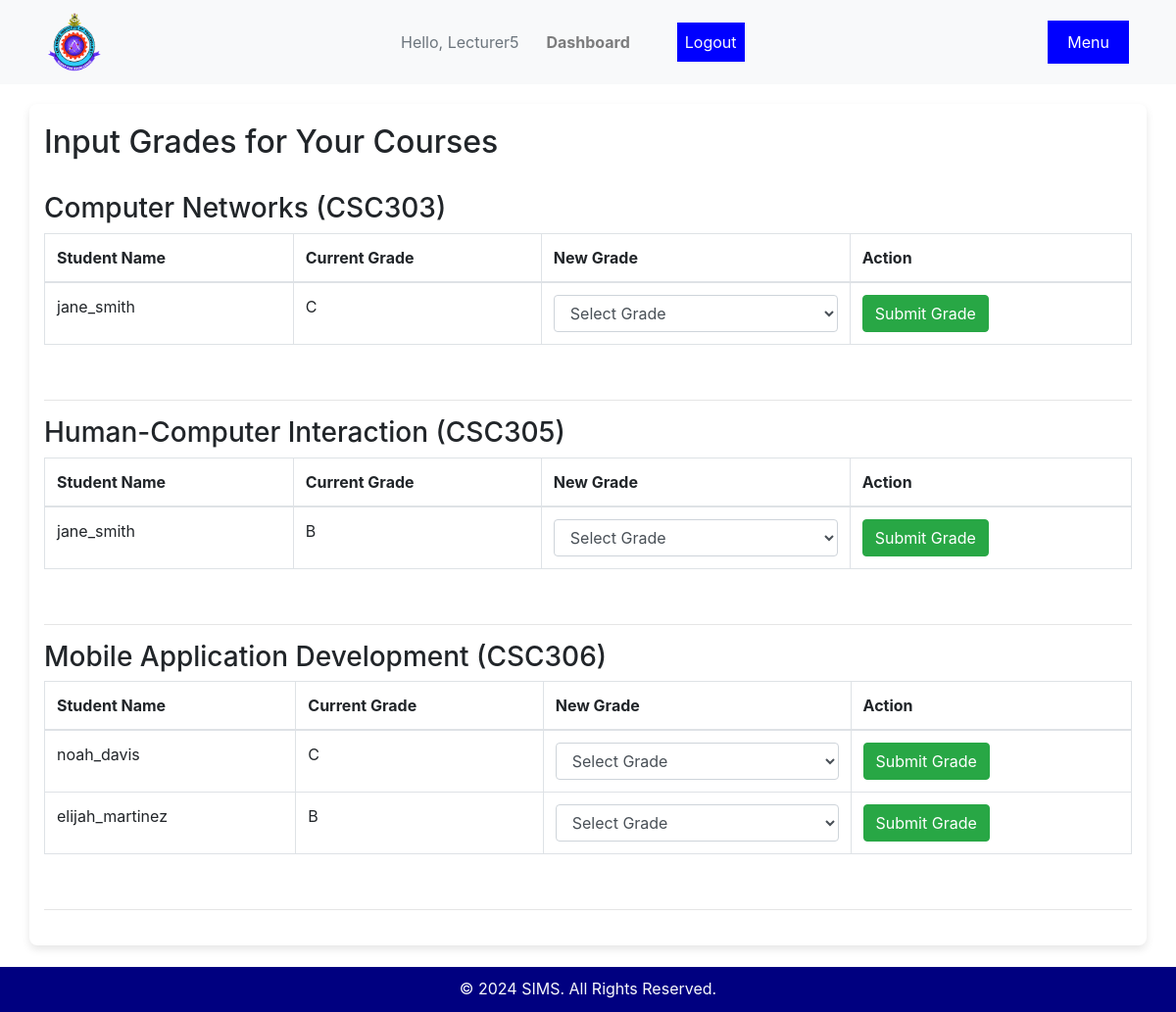
/lecturer/grades/ (signed in), run on the app's committed database.
### users/models.py (models this page shows, shortened)
class CustomUser(AbstractUser):
    ROLE_CHOICES = [
        ('ADMIN', 'Admin'),
        ('STUDENT', 'Student'),
        ('LECTURER', 'Lecturer'),
        ('CLINIC_STAFF', 'Clinic Staff'),
    ]
    role = models.CharField(max_length=20, choices=ROLE_CHOICES)
    Approved = models.BooleanField(default=True)
    objects = CustomUserManager()

### ims/models.py (models this page shows, shortened)
class Course(models.Model):
    course_id = models.CharField(max_length=10, unique=True)
    course_name = models.CharField(max_length=200)
    credits = models.IntegerField()

class Student(models.Model):
    user = models.OneToOneField(User, on_delete=models.CASCADE)
    level = models.ForeignKey(Level, on_delete=models.CASCADE)
    matric = models.CharField(max_length=50, blank=True, null=True)
    reg_no = models.CharField(max_length=50, blank=True, null=True)
    phone = models.CharField(max_length=50, blank=True, null=True)
    Gaurdian_contact = models.CharField(max_length=50, blank=True, null=True)
    department = models.ForeignKey(Department, on_delete=models.CASCADE)
    courses_registered = models.ManyToManyField('Course', related_name='students')
    carry_over = models.ManyToManyField('Course', null=True, blank=True)
    approved = models.BooleanField(default=False)

### ims/views.py (the view)
# urls.py: path('lecturer/grades/', views.lecturer_input_grades, name='lecturer_input_grades'),
def lecturer_input_grades(request):
    lecturer = request.user.lecturer
    courses = lecturer.courses_taught.all()
    course_students = {}
    for course in courses:
        students = course.students.all()  # All students registered for this course
        student_grades = []
        for student in students:
            result = Result.objects.filter(student=student, course=course).first()
            student_grades.append({
                'student': student,
                'grade': result.grade if result else "Not graded"
            })
        course_students[course] = student_grades
    return render(request, 'dashboard/lecturer_input_grades.html', {'course_students': course_students})

### templates/dashboard/lecturer_input_grades.html (shortened to what this page needs)
{% extends 'base.html' %}
{% block content %}
<h2>Input Grades for Your Courses</h2>
<br>
{% for course, students in course_students.items %}
    <h3>{{ course.course_name }} ({{ course.course_id }})</h3>
    <table class="table table-bordered">
        <thead>
            <tr>
                <th>Student Name</th>
                <th>Current Grade</th>
                <th>New Grade</th>
                <th>Action</th>
            </tr>
        </thead>
        <tbody>
            {% for student_info in students %}
            <tr>
                <td>{{ student_info.student.user.username }}</td>
                <td>{{ student_info.grade }}</td>
                <td>
                    <form method="post" action="{% url 'submit_grades' %}">
                        <select name="new_grade" id="" class="form-control" required>
                            <option value="">Select Grade</option>
                        </select>
                    </td>
                <td>
                        <button type="submit" class="btn btn-success">Submit Grade</button>
                </td>
            </tr>
            {% endfor %}
        </tbody>
    </table>
    <br>
    <hr>
{% endfor %}
{% endblock %}

### templates/base.html (shortened to what this page needs)
{% load static %}
<!DOCTYPE html>
<html lang="en">
<head>
    <link rel="stylesheet" href="{% static 'css/style.css' %}">
    <link rel="stylesheet" href="https://cdn.jsdelivr.net/npm/bootstrap@4.6.2/dist/css/bootstrap.min.css">
</head>
<body>
    <nav class="navbar navbar-expand-md navbar-light bg-light px-5" style="justify-content: space-between;">
        <a class="navbar-brand" href="#">
            <img src="{% static 'img/Picture1.gif' %}" alt="" style="height: 60px;">
        </a>
       <div>
        <div class="collapse navbar-collapse" id="navbarNavDropdown">
            <ul class="navbar-nav ml-auto">
                {% if user.is_authenticated %}
                    <li class="nav-item align-self-center"><span class="text-muted">Hello, {{user.username | title}}</span></li>
                    <li class="nav-item"><a class="nav-link" href="{% url 'dashboard' %}">Dashboard</a></li>
                    <li class="nav-item">
                        <form method="POST" action="{% url 'logout' %}">
                            <button type="submit" class="nav-link text-light">Logout</button>
                        </form>
                    </li>
                {% else %}
                    <li class="nav-item"><a class="nav-link" href="{% url 'login' %}">Login</a></li>
                    <li class="nav-item"><a class="nav-link" href="{% url 'student_register' %}">Register as Student</a></li>
                    <li class="nav-item"><a class="nav-link" href="{% url 'staff_register' %}">Register as Staff</a></li>
                {% endif %}
            </ul>
        </div>
       </div>
    </nav>
    <div class="container">
        {% block content %}{% endblock %}
    </div>
<br>y
    <footer>
        <p class="text-light">&copy; 2024 SIMS. All Rights Reserved.</p>
    </footer>
</body>
</html>

### ims/static/css/style.css (style rules this page uses)
body { font-family: 'Arial', sans-serif; margin: 0; padding: 0; background-color: #f5f5f5; color: #333; }
nav { background-color: navy; color: white; padding: 15px; }
nav ul { list-style: none; display: flex; justify-content: space-between; }
nav ul li { margin-right: 20px; }
nav ul li a { color: white; text-decoration: none; font-weight: bold; }
.container { max-width: 1200px; margin: 20px auto; padding: 20px; background-color: white; border-radius: 8px; box-shadow: 0 4px 8px rgba(0, 0, 0, 0.1); }
p { line-height: 1.6; color: #333; }
footer { background-color: navy; color: white; text-align: center; padding: 10px 0; position: fixed; bottom: 0; width: 100%; }
footer p { margin: 0; }
button { background-color: blue; color: white; padding: 10px 20px; border: none; border-radius: 5px; cursor: pointer; transition: background-color 0.3s ease; }
input[type="text"], input[type="password"], select { width: 100%; padding: 10px; margin: 8px 0; display: inline-block; border: 1px solid #ccc; border-radius: 4px; box-sizing: border-box; }

### data on the page
CustomUser: username "Lecturer5"
Course: course_name "Computer Networks", course_id "CSC303"
Student: student.user.username "jane_smith", grade "C", grade "B"
Course: course_name "Human-Computer Interaction", course_id "CSC305"
Course: course_name "Mobile Application Development", course_id "CSC306"
Student: student.user.username "noah_davis", grade "C"
Student: student.user.username "elijah_martinez", grade "B"
